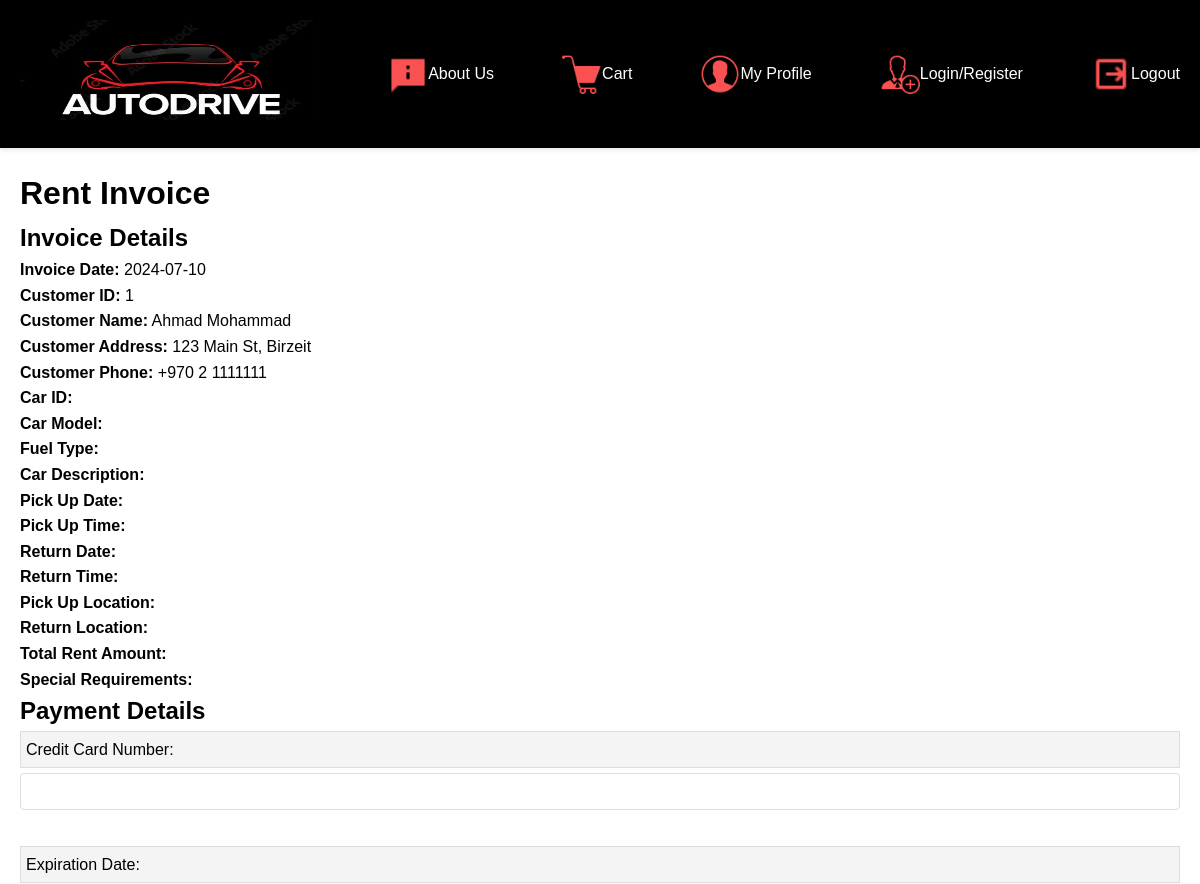
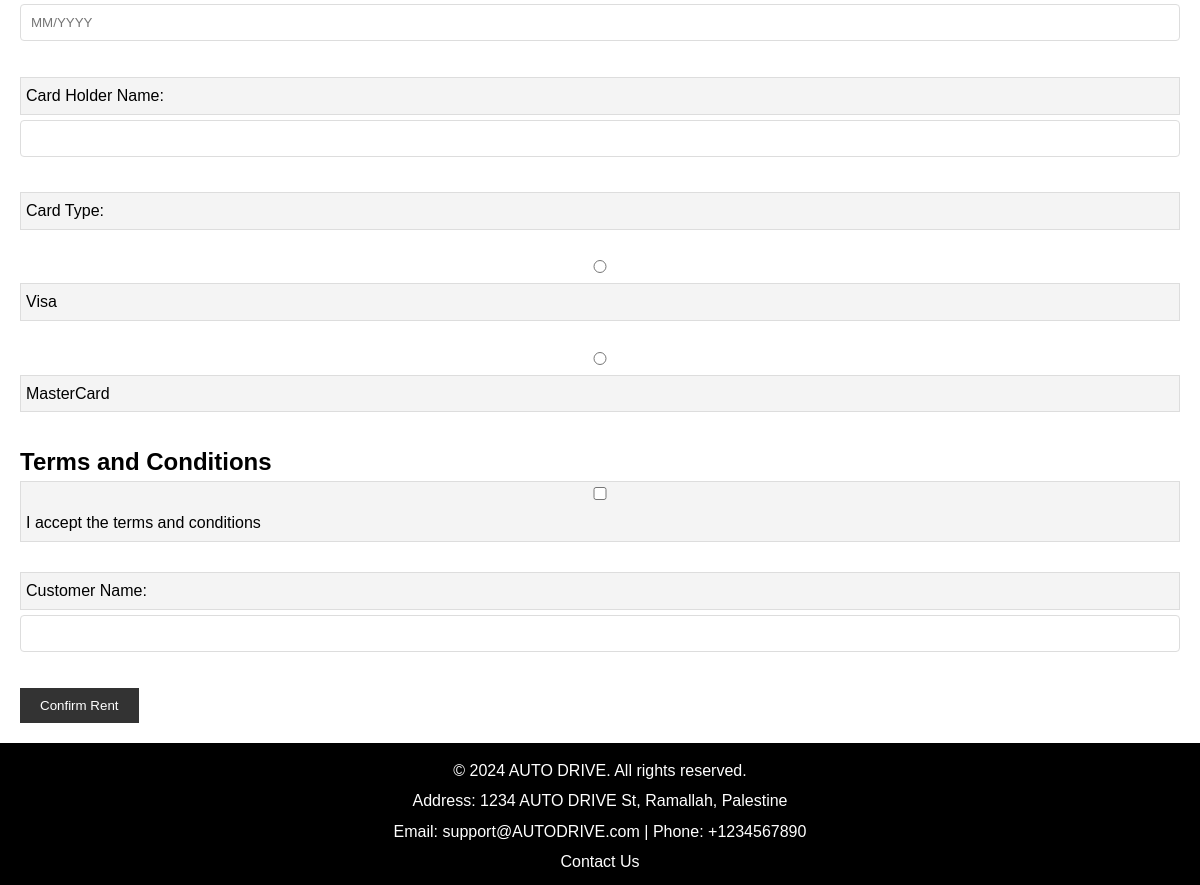
Screenshot of /RentInvoice.php (signed in) with the database file from the repository (2 pictures, top to bottom).
### tables this page shows
CREATE TABLE `Customers` (
  `customer_id` int NOT NULL,
  `name` varchar(100) NOT NULL,
  `address` varchar(255) NOT NULL,
  `date_of_birth` date NOT NULL,
  `id_number` varchar(20) NOT NULL,
  `email` varchar(100) NOT NULL,
  `telephone` varchar(20) NOT NULL,
  `credit_card_number` varchar(9) NOT NULL,
  `credit_card_expirationDate` date NOT NULL,
  `credit_card_name` varchar(100) NOT NULL,
  `credit_card_bank` varchar(50) NOT NULL,
  `username` varchar(13) NOT NULL,
  `password` varchar(12) NOT NULL
);

### RentInvoice.php (the view, shortened to what this page needs)
<?php
$customer_id = $_SESSION['customer_id'];
try {
    $pdo = db_connect();
    $stmt = $pdo->prepare("SELECT * FROM Customers WHERE customer_id = :customer_id");
    $stmt->bindParam(':customer_id', $customer_id, PDO::PARAM_INT);
    $stmt->execute();
    if ($row = $stmt->fetch(PDO::FETCH_ASSOC)) {
        $customer_name = $row['name'];
        $customer_address = $row['address'];
        $customer_phone = $row['telephone'];
    } else {
        echo "Customer not found.";
        exit;
    }
} catch (PDOException $e) {
    echo "Error: " . $e->getMessage();
    die();
}
$invoice_date = date("Y-m-d");
$car_id = isset($_SESSION['car_id']) ? $_SESSION['car_id'] : '';
$car_model = isset($_SESSION['car_model']) ? $_SESSION['car_model'] : '';
$car_fuel_type = isset($_SESSION['car_fuel_type']) ? $_SESSION['car_fuel_type'] : '';
$car_description = isset($_SESSION['car_description']) ? $_SESSION['car_description'] : '';
$pick_up_date = isset($_SESSION['pick_up_date']) ? $_SESSION['pick_up_date'] : '';
$pick_up_time = isset($_SESSION['pick_up_time']) ? $_SESSION['pick_up_time'] : '';
$return_date = isset($_SESSION['return_date']) ? $_SESSION['return_date'] : '';
$return_time = isset($_SESSION['return_time']) ? $_SESSION['return_time'] : '';
$return_location = isset($_SESSION['return_location']) ? $_SESSION['return_location'] : '';
$pick_up_location = isset($_SESSION['pick_up_location']) ? $_SESSION['pick_up_location'] : '';
$total_rent_amount = isset($_SESSION['total_rent_amount']) ? $_SESSION['total_rent_amount'] : '';
?>
<!DOCTYPE html>
<html lang="en">
<head>
    <link rel="stylesheet" href="StyleCss.css">
</head>
<body>
<header>
    <nav class="header-nav">
        <a href="Home.php"><img src="logo.jpg" alt="Course Image" width="300" height="100"></a>
        <a href="about.html"><span class="link-icon"><img src="icons8-about-us-24.png" alt="Course Image" width="40" height="40">About Us</span></a>
        <a href="cart.html"><span class="link-icon"><img src="icons8-cart-50.png" alt="Course Image" width="40" height="40">Cart</span></a>
        <a href="profile.php"><span class="link-icon"><img src="icons8-male-user-50.png" alt="Course Image" width="40" height="40">My Profile</span></a>
        <a href="Login.html"><span class="link-icon"><img src="icons8-add-administrator-50.png" alt="Course Image" width="40" height="40">Login/Register</span></a>
        <a href="logout.php"><span class="link-icon"><img src="icons8-logout-24.png" alt="Course Image" width="40" height="40">Logout</span></a>
    </nav>
</header>
<main>
    <h1>Rent Invoice</h1>
    <h2>Invoice Details</h2>
    <p><strong>Invoice Date:</strong> <?php echo $invoice_date; ?></p>
    <p><strong>Customer ID:</strong> <?php echo $customer_id; ?></p>
    <p><strong>Customer Name:</strong> <?php echo $customer_name; ?></p>
    <p><strong>Customer Address:</strong> <?php echo $customer_address; ?></p>
    <p><strong>Customer Phone:</strong> <?php echo $customer_phone; ?></p>
    <p><strong>Car ID:</strong> <?php echo $car_id; ?></p>
    <p><strong>Car Model:</strong> <?php echo $car_model; ?></p>
    <p><strong>Fuel Type:</strong> <?php echo $car_fuel_type; ?></p>
    <p><strong>Car Description:</strong> <?php echo $car_description; ?></p>
    <p><strong>Pick Up Date:</strong> <?php echo $pick_up_date; ?></p>
    <p><strong>Pick Up Time:</strong> <?php echo $pick_up_time; ?></p>
    <p><strong>Return Date:</strong> <?php echo $return_date; ?></p>
    <p><strong>Return Time:</strong> <?php echo $return_time; ?></p>
    <p><strong>Pick Up Location:</strong> <?php echo $pick_up_location; ?></p>
    <p><strong>Return Location:</strong> <?php echo $return_location; ?></p>
    <p><strong>Total Rent Amount:</strong> <?php echo $total_rent_amount; ?></p>
    <p><strong>Special Requirements:</strong>
    </p>
    <h2>Payment Details</h2>
    <form action="RentInvoice.php" method="POST">
        <label for="credit_card_number">Credit Card Number:</label>
        <input type="text" id="credit_card_number" name="credit_card_number" required><br>
        <label for="expiration_date">Expiration Date:</label>
        <input type="text" id="expiration_date" name="expiration_date" placeholder="MM/YYYY" required><br>
        <label for="holder_name">Card Holder Name:</label>
        <input type="text" id="holder_name" name="holder_name" required><br>
        <label>Card Type:</label><br>
        <input type="radio" id="visa" name="card_type" value="Visa" required>
        <label for="visa">Visa</label><br>
        <input type="radio" id="mastercard" name="card_type" value="MasterCard" required>
        <label for="mastercard">MasterCard</label><br>
        <h2>Terms and Conditions</h2>
        <label for="terms_accepted">
            <input type="checkbox" id="terms_accepted" name="terms_accepted" required>
            I accept the terms and conditions
        </label><br>
        <label for="customer_name">Customer Name:</label>
        <input type="text" id="customer_name" name="customer_name" required><br>
        <button type="submit">Confirm Rent</button>
    </form>
</main>
<footer>
    <p>&copy; 2024 AUTO DRIVE. All rights reserved.</p>
    <p>Address: 1234 AUTO DRIVE St, Ramallah, Palestine</p>
    <p>Email: support@AUTODRIVE.com | Phone: +1234567890</p>
    <a href="contact.html">Contact Us</a>
</footer>
</body>
</html>

### StyleCss.css (style rules this page uses)
* { margin: 0; padding: 0; box-sizing: border-box; }
body { font-family: Arial, sans-serif; line-height: 1.6; }
header { background: #000000; padding: 20px 0; box-shadow: 0 2px 4px rgba(0, 0, 0, 0.1); }
.header-nav { display: flex; justify-content: space-between; align-items: center; max-width: 1200px; margin: 0 auto; padding: 0 20px; }
.link-icon { display: flex; align-items: center; color:#fff }
main { flex: 1; padding: 20px; }
footer { background: #000000; color: #fff; text-align: center; padding: 10px; position: relative; }
footer p { margin: 5px 0; }
footer a { color: #fff; text-decoration: none; }
form input, form select { display: block; width: 100%; margin-bottom: 10px; padding: 10px; border: 1px solid #ddd; border-radius: 4px; }
form label { margin-bottom: 5px; display: block; border: 1px solid #ddd; padding: 5px; background: #f4f4f4; }
button { background: #333; color: #fff; border: none; padding: 10px 20px; cursor: pointer; }
a { color: #333; text-decoration: none; }

### rows the page displays
customers: name "Ahmad Mohammad", address "123 Main St, Birzeit", telephone "+970 2 1111111"

### other values shown
$customer_id "1"
